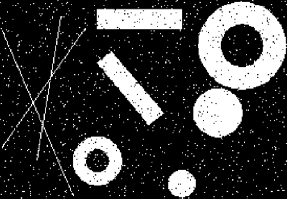
%> input picture code/img2.png, 287 x 199 px
$ octave detect_line_3_using_sidewindow.m   (GNU Octave 9; MATLAB toolbox functions it lacks are replaced by stand-ins)
%> lines starting %> are read from the running program, lines starting %| are printed output that depends on the picture
### code/SideWindowBoxFilter.m
function result=SideWindowBoxFilter(im, radius, iteration)
%papers: 1) Sub-window Box Filter, Y.Gong, B.Liu, X.Hou, G.Qiu, VCIP2018, Dec.09, Taiwan
%        2) Side Window Filtering, H.Yin, Y.Gong, G.Qiu. CVPR2019
%implemented by Yuanhao Gong

r = radius; %the radius of the side window
k = ones(2*r+1,1)/(2*r+1); %separable kernel
k_L=k; k_L(r+2:end)=0; k_L = k_L/sum(k_L); %half kernel
k_R=flipud(k_L);
m = size(im,1)+2*r; n = size(im,2)+2*r; total = m*n;
[row, col]=ndgrid(1:m,1:n);
offset = row + m*(col-1) - total;
im = single(im);
result = im;
d = zeros(m,n,8,'single');

for ch=1:size(im,3)
    U = padarray(im(:,:,ch),[r,r],'replicate');
    for i = 1:iteration
        %all projection distances
        d(:,:,1) = conv2(k_L, k_L, U,'same') - U;
        d(:,:,2) = conv2(k_L, k_R, U,'same') - U;
        d(:,:,3) = conv2(k_R, k_L, U,'same') - U;
        d(:,:,4) = conv2(k_R, k_R, U,'same') - U;
        d(:,:,5) = conv2(k_L, k, U,'same') - U;
        d(:,:,6) = conv2(k_R, k, U,'same') - U;
        d(:,:,7) = conv2(k, k_L, U,'same') - U;
        d(:,:,8) = conv2(k, k_R, U,'same') - U;

        %find the minimal signed distance
        tmp = abs(d);
        [~,ind] = min(tmp,[],3);
        index = offset+total*ind;
        dm = d(index); %signed minimal distance
        %update
        U = U + dm;
    end
    result(:,:,ch) = U(r+1:end-r,r+1:end-r);
end

### code/detect_line_3_using_sidewindow.m
% 读取图像
image = imread('img2.png');
%> image is the input picture: size 199x287x3 uint8; mean R, G, B 58.2, 58.1, 58.1

% 将图像转换为灰度图像
grayImage = rgb2gray(image);

figure;
imshow(grayImage);


% 去噪处理
denoisedImage = medfilt2(grayImage);
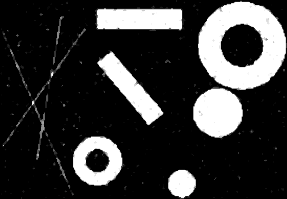
%> denoisedImage: size 199x287 uint8; min 0, max 255, mean 54.3

figure;
imshow(denoisedImage);

fig2 = SideWindowBoxFilter(denoisedImage, 1, 54);
%> the loop in SideWindowBoxFilter, `for ch=1:size(im,3)` made 1 pass
%> pass 1, in SideWindowBoxFilter, `U = padarray(im(:,:,ch),[r,r],'replicate');`:
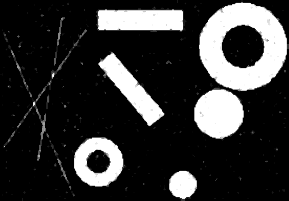
%> U: size 201x289 single; min 0, max 255, mean 53.3
%> after the loop in SideWindowBoxFilter, `for ch=1:size(im,3)`:
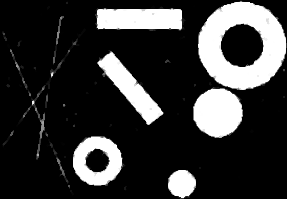
%> result: size 199x287 single; min 0, max 255, mean 53.7

figure;
imshow(fig2);
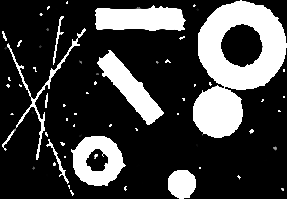
%> displayed picture: size 199x287, on the screen's scale of 0 to 255; min 0, max 255, mean 63

% 使用Canny边缘检测算法来检测边缘
edgeImage = edge(fig2, 'Canny');
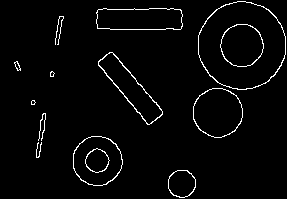
%> edgeImage: size 199x287 logical; 2.9% white in thin lines or dots
% figure;
% imshow(edgeImage);

se = strel('disk', 3);
edgeImage = imclose(edgeImage,se);
%> edgeImage: size 199x287 logical; 3.4% white in thin lines or dots
figure, imshow(edgeImage)

% 运行Hough变换来检测直线
[H,theta,rho] = hough(edgeImage);
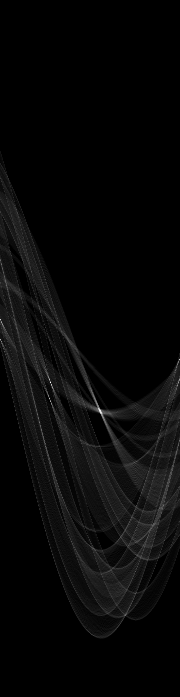
%> H: size 697x180 double; min 0, max 88, mean 2.8; drawn with min black and max white
%> theta = 180 values from -90 to 89; rho = 697 values from -348 to 348

% 设置阈值来选择直线
threshold = 0.5 * max(H(:));
%> threshold = 44
peaks = houghpeaks(H, 3, 'Threshold', threshold);
%> peaks = [383 51; 411 100; 320 1]

% 提取直线参数
lines = houghlines(edgeImage, theta, rho, peaks);
%> lines = 2 lines; point1 to point2 (x, y): (99, 65) to (150, 125), (111, 30) to (181, 30)

% 绘制检测到的直线
figure, imshow(denoisedImage), hold on
for k = 1:length(lines)
    endpoints = [lines(k).point1; lines(k).point2];
    plot(endpoints(:,1), endpoints(:,2), 'LineWidth', 2, 'Color', 'r');
end
%> this loop made 2 passes
%> endpoints on passes 1 to 2: [99 65; 150 125], [111 30; 181 30]
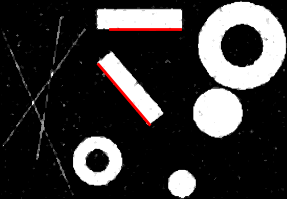
%> figure redrawn from the program's plot data
hold off
